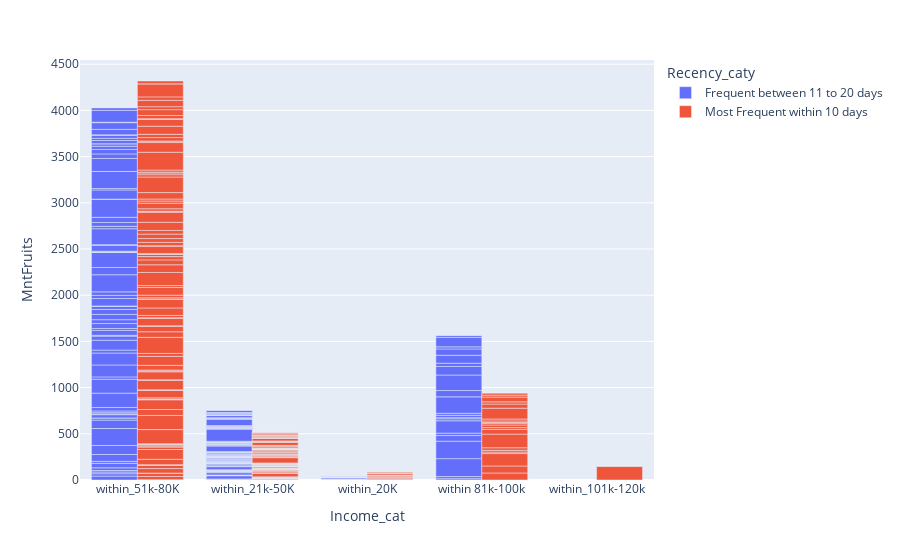

Notebook code for this chart:
### Code cell
px.bar(recent_items,x = recent_items["Income_cat"],y = recent_items['MntFruits'],color=recent_items['Recency_caty'],barmode='group')

### Figure 1 — Plotly figure (JSON) as saved in the notebook; plotly's stock layout.template omitted (floating-point values rounded to 4 significant figures; data arrays with more than 128 entries replaced by an {"elided": "..."} marker saying what was removed)
{"data": [{"alignmentgroup": "True", "hovertemplate": "Recency_caty=Frequent between 11 to 20 days<br>Income_cat=%{x}<br>MntFruits=%{y}<extra></extra>", "legendgroup": "Frequent between 11 to 20 days", "marker": {"color": "#636efa", "pattern": {"shape": ""}}, "name": "Frequent between 11 to 20 days", "offsetgroup": "Frequent between 11 to 20 days", "orientation": "v", "showlegend": true, "textposition": "auto", "type": "bar", "x": {"elided": "214 str values"}, "xaxis": "x", "y": {"elided": "214 int values"}, "yaxis": "y"}, {"alignmentgroup": "True", "hovertemplate": "Recency_caty=Most Frequent within 10 days<br>Income_cat=%{x}<br>MntFruits=%{y}<extra></extra>", "legendgroup": "Most Frequent within 10 days", "marker": {"color": "#EF553B", "pattern": {"shape": ""}}, "name": "Most Frequent within 10 days", "offsetgroup": "Most Frequent within 10 days", "orientation": "v", "showlegend": true, "textposition": "auto", "type": "bar", "x": {"elided": "230 str values"}, "xaxis": "x", "y": {"elided": "230 int values"}, "yaxis": "y"}], "layout": {"barmode": "group", "legend": {"title": {"text": "Recency_caty"}, "tracegroupgap": 0}, "margin": {"t": 60}, "xaxis": {"anchor": "y", "domain": [0, 1], "title": {"text": "Income_cat"}}, "yaxis": {"anchor": "x", "domain": [0, 1], "title": {"text": "MntFruits"}}}}
